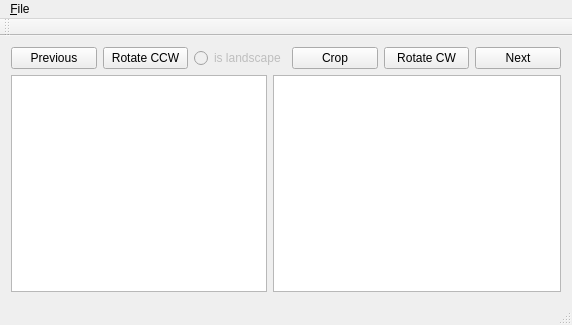
<?xml version="1.0" encoding="UTF-8"?>
<ui version="4.0">
 <class>SssSQtICmainWindow</class>
 <widget class="QMainWindow" name="SssSQtICmainWindow">
  <property name="geometry">
   <rect>
    <x>0</x>
    <y>0</y>
    <width>572</width>
    <height>325</height>
   </rect>
  </property>
  <property name="windowTitle">
   <string>SssSQtICmainWindow</string>
  </property>
  <widget class="QWidget" name="centralWidget">
   <property name="sizePolicy">
    <sizepolicy hsizetype="Expanding" vsizetype="Expanding">
     <horstretch>0</horstretch>
     <verstretch>0</verstretch>
    </sizepolicy>
   </property>
   <layout class="QGridLayout" name="gridLayout_2">
    <item row="0" column="0">
     <layout class="QVBoxLayout" name="verticalLayout">
      <property name="sizeConstraint">
       <enum>QLayout::SetMaximumSize</enum>
      </property>
      <item>
       <layout class="QHBoxLayout" name="horizontalLayout_2">
        <item>
         <widget class="QPushButton" name="buttonPrevious">
          <property name="text">
           <string>Previous</string>
          </property>
         </widget>
        </item>
        <item>
         <widget class="QPushButton" name="buttonRotateCCW">
          <property name="text">
           <string>Rotate CCW</string>
          </property>
         </widget>
        </item>
        <item>
         <widget class="QRadioButton" name="radioButtonIsLandscape">
          <property name="enabled">
           <bool>false</bool>
          </property>
          <property name="mouseTracking">
           <bool>false</bool>
          </property>
          <property name="contextMenuPolicy">
           <enum>Qt::NoContextMenu</enum>
          </property>
          <property name="text">
           <string>is landscape</string>
          </property>
          <property name="checkable">
           <bool>true</bool>
          </property>
          <property name="checked">
           <bool>false</bool>
          </property>
         </widget>
        </item>
        <item>
         <widget class="QPushButton" name="buttonCrop">
          <property name="text">
           <string>Crop</string>
          </property>
         </widget>
        </item>
        <item>
         <widget class="QPushButton" name="buttonRotateCW">
          <property name="text">
           <string>Rotate CW</string>
          </property>
         </widget>
        </item>
        <item>
         <widget class="QPushButton" name="buttonNext">
          <property name="text">
           <string>Next</string>
          </property>
         </widget>
        </item>
       </layout>
      </item>
      <item>
       <layout class="QHBoxLayout" name="horizontalLayout">
        <item alignment="Qt::AlignLeft">
         <widget class="QTreeView" name="treeView">
          <property name="sizePolicy">
           <sizepolicy hsizetype="Expanding" vsizetype="Expanding">
            <horstretch>0</horstretch>
            <verstretch>0</verstretch>
           </sizepolicy>
          </property>
          <property name="minimumSize">
           <size>
            <width>200</width>
            <height>200</height>
           </size>
          </property>
          <property name="maximumSize">
           <size>
            <width>16777215</width>
            <height>16777215</height>
           </size>
          </property>
          <property name="alternatingRowColors">
           <bool>true</bool>
          </property>
          <property name="sortingEnabled">
           <bool>true</bool>
          </property>
          <attribute name="headerCascadingSectionResizes">
           <bool>true</bool>
          </attribute>
          <attribute name="headerDefaultSectionSize">
           <number>300</number>
          </attribute>
          <attribute name="headerShowSortIndicator" stdset="0">
           <bool>true</bool>
          </attribute>
          <attribute name="headerStretchLastSection">
           <bool>false</bool>
          </attribute>
         </widget>
        </item>
        <item>
         <widget class="QGraphicsView" name="graphicsView">
          <property name="sizePolicy">
           <sizepolicy hsizetype="Expanding" vsizetype="Expanding">
            <horstretch>0</horstretch>
            <verstretch>0</verstretch>
           </sizepolicy>
          </property>
          <property name="minimumSize">
           <size>
            <width>0</width>
            <height>0</height>
           </size>
          </property>
          <property name="maximumSize">
           <size>
            <width>16777215</width>
            <height>16777215</height>
           </size>
          </property>
          <property name="baseSize">
           <size>
            <width>0</width>
            <height>0</height>
           </size>
          </property>
          <property name="cursor" stdset="0">
           <cursorShape>CrossCursor</cursorShape>
          </property>
          <property name="contextMenuPolicy">
           <enum>Qt::NoContextMenu</enum>
          </property>
          <property name="acceptDrops">
           <bool>false</bool>
          </property>
          <property name="autoFillBackground">
           <bool>true</bool>
          </property>
          <property name="sizeAdjustPolicy">
           <enum>QAbstractScrollArea::AdjustToContents</enum>
          </property>
          <property name="backgroundBrush">
           <brush brushstyle="SolidPattern">
            <color alpha="255">
             <red>0</red>
             <green>0</green>
             <blue>0</blue>
            </color>
           </brush>
          </property>
          <property name="sceneRect">
           <rectf>
            <x>0.000000000000000</x>
            <y>0.000000000000000</y>
            <width>200.000000000000000</width>
            <height>200.000000000000000</height>
           </rectf>
          </property>
          <property name="alignment">
           <set>Qt::AlignLeading|Qt::AlignLeft|Qt::AlignTop</set>
          </property>
          <property name="renderHints">
           <set>QPainter::Antialiasing|QPainter::HighQualityAntialiasing|QPainter::SmoothPixmapTransform|QPainter::TextAntialiasing</set>
          </property>
          <property name="dragMode">
           <enum>QGraphicsView::RubberBandDrag</enum>
          </property>
          <property name="resizeAnchor">
           <enum>QGraphicsView::AnchorViewCenter</enum>
          </property>
          <property name="viewportUpdateMode">
           <enum>QGraphicsView::FullViewportUpdate</enum>
          </property>
          <property name="rubberBandSelectionMode">
           <enum>Qt::IntersectsItemShape</enum>
          </property>
         </widget>
        </item>
       </layout>
      </item>
     </layout>
    </item>
   </layout>
  </widget>
  <widget class="QMenuBar" name="menuBar">
   <property name="geometry">
    <rect>
     <x>0</x>
     <y>0</y>
     <width>572</width>
     <height>25</height>
    </rect>
   </property>
   <widget class="QMenu" name="menu_Open">
    <property name="title">
     <string>&amp;File</string>
    </property>
    <addaction name="action_Open"/>
    <addaction name="action_Quit"/>
   </widget>
   <addaction name="menu_Open"/>
  </widget>
  <widget class="QToolBar" name="mainToolBar">
   <attribute name="toolBarArea">
    <enum>TopToolBarArea</enum>
   </attribute>
   <attribute name="toolBarBreak">
    <bool>false</bool>
   </attribute>
  </widget>
  <widget class="QStatusBar" name="statusBar"/>
  <action name="action_Open">
   <property name="text">
    <string>&amp;Open...</string>
   </property>
  </action>
  <action name="action_Quit">
   <property name="text">
    <string>&amp;Quit</string>
   </property>
  </action>
 </widget>
 <layoutdefault spacing="6" margin="11"/>
 <resources/>
 <connections>
  <connection>
   <sender>buttonNext</sender>
   <signal>clicked()</signal>
   <receiver>treeView</receiver>
   <slot>expandAll()</slot>
   <hints>
    <hint type="sourcelabel">
     <x>520</x>
     <y>66</y>
    </hint>
    <hint type="destinationlabel">
     <x>138</x>
     <y>188</y>
    </hint>
   </hints>
  </connection>
  <connection>
   <sender>buttonPrevious</sender>
   <signal>clicked()</signal>
   <receiver>treeView</receiver>
   <slot>collapseAll()</slot>
   <hints>
    <hint type="sourcelabel">
     <x>50</x>
     <y>66</y>
    </hint>
    <hint type="destinationlabel">
     <x>138</x>
     <y>188</y>
    </hint>
   </hints>
  </connection>
 </connections>
</ui>
